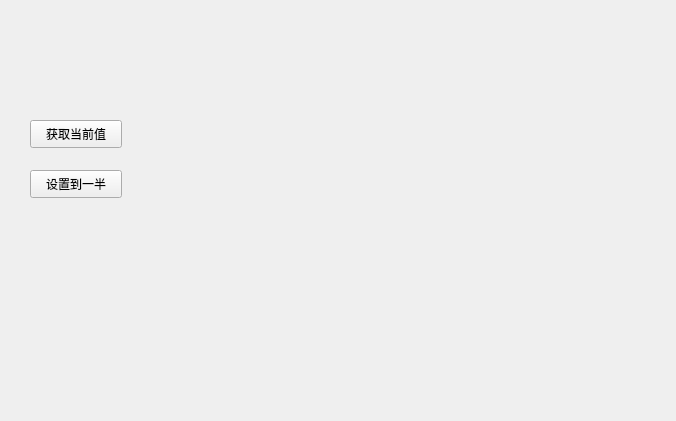
<?xml version="1.0" encoding="UTF-8"?>
<ui version="4.0">
 <class>Widget</class>
 <widget class="QWidget" name="Widget">
  <property name="geometry">
   <rect>
    <x>0</x>
    <y>0</y>
    <width>676</width>
    <height>421</height>
   </rect>
  </property>
  <property name="windowTitle">
   <string>Widget</string>
  </property>
  <widget class="SmallWidget" name="widget" native="true">
   <property name="geometry">
    <rect>
     <x>30</x>
     <y>20</y>
     <width>201</width>
     <height>80</height>
    </rect>
   </property>
  </widget>
  <widget class="QPushButton" name="btn_get">
   <property name="geometry">
    <rect>
     <x>30</x>
     <y>120</y>
     <width>92</width>
     <height>28</height>
    </rect>
   </property>
   <property name="text">
    <string>获取当前值</string>
   </property>
  </widget>
  <widget class="QPushButton" name="btn_sethalf">
   <property name="geometry">
    <rect>
     <x>30</x>
     <y>170</y>
     <width>92</width>
     <height>28</height>
    </rect>
   </property>
   <property name="text">
    <string>设置到一半</string>
   </property>
  </widget>
 </widget>
 <customwidgets>
  <customwidget>
   <class>SmallWidget</class>
   <extends>QWidget</extends>
   <header location="global">E:\Codes\QTLearn\customWidget\smallwidget.h</header>
   <container>1</container>
  </customwidget>
 </customwidgets>
 <resources/>
 <connections/>
</ui>
